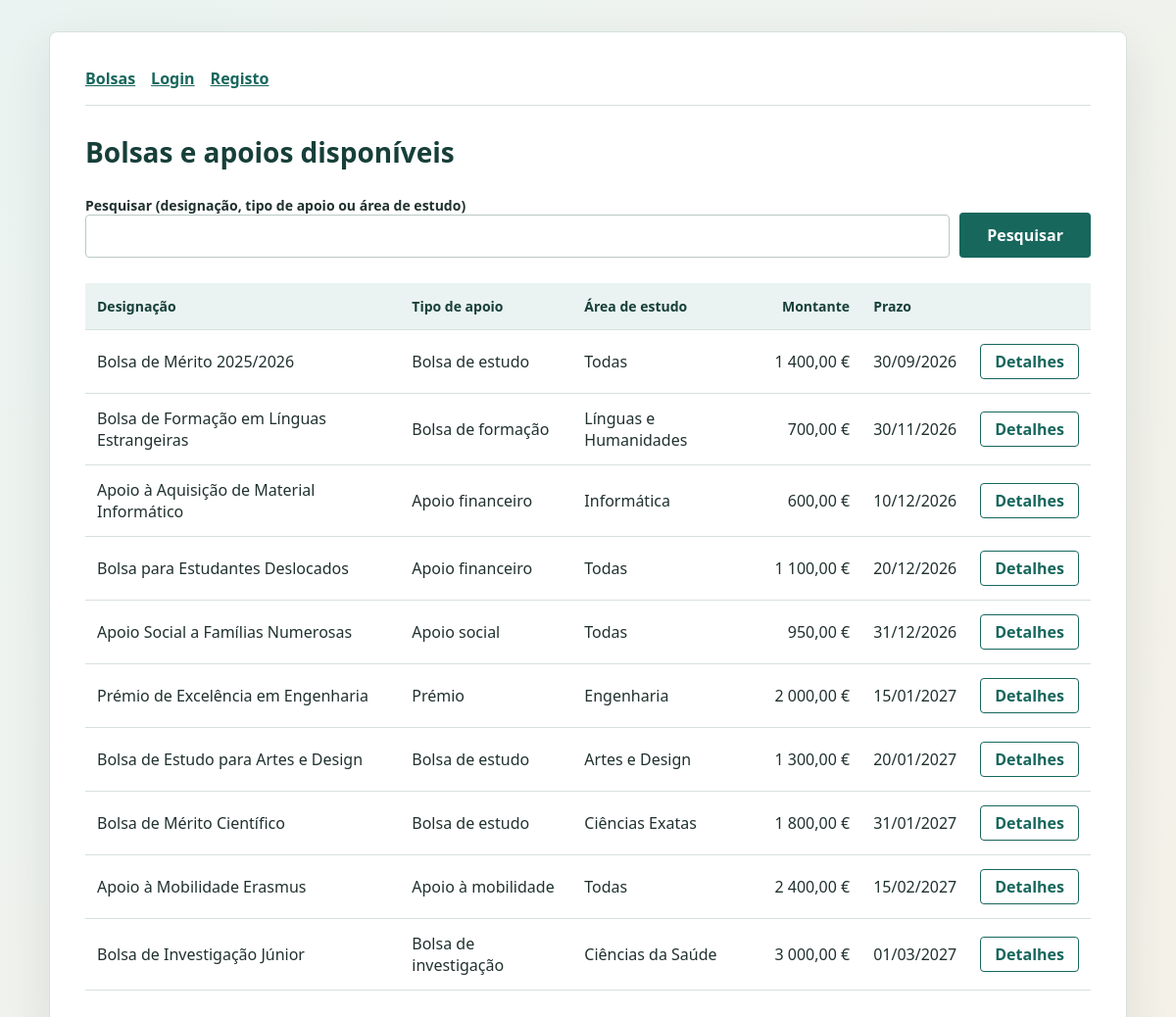
The page / on the database its author committed.
### tables this page shows
create table bolsas(
    id int unsigned auto_increment primary key,
    designacao varchar(150) not null,
    tipo_apoio varchar(80) not null,
    area_estudo varchar(80) not null,
    requisitos text not null,
    montante decimal(10,2) not null,
    prazo date not null,
    constraint ck_montante check (montante >= 0)
);

### app/helpers.php (called while the page is built, shortened)
<?php
function escapar($valor): string
{
    return htmlspecialchars((string) $valor, ENT_QUOTES, 'UTF-8');
}
function render(string $view, array $dados = []): void
{
    extract($dados);
    $ficheiroView = __DIR__ . '/Views/' . $view . '.php';
    require __DIR__ . '/Views/layout.php';
}

### app/Controllers/BolsaController.php (called while the page is built, shortened)
<?php
class BolsaController
{
    private Bolsa $bolsas;
    public function __construct(PDO $pdo)
    {
        $this->bolsas = new Bolsa($pdo);
    }
    public function lista()
    {
        $pesquisa = param($_GET, 'pesquisa');
        render('bolsas/lista', [
            'titulo' => 'Bolsas e apoios',
            'bolsas' => $this->bolsas->listar($pesquisa),
            'pesquisa' => $pesquisa,
            'largo' => true,
        ]);
    }
}

### public/index.php (called while the page is built, shortened)
<?php
require __DIR__ . '/../app/helpers.php';
$rotas = [
    'registo'  => ['AuthController', 'registo'],
    'login'    => ['AuthController', 'login'],
    'logout'   => ['AuthController', 'logout'],
    'bolsas'   => ['BolsaController', 'lista'],
    'bolsa'    => ['BolsaController', 'detalhe'],
    'perfil'   => ['CandidatoController', 'perfil'],
    'password' => ['CandidatoController', 'password'],
    'candidaturas'             => ['CandidaturaController', 'lista'],
    'candidatura'              => ['CandidaturaController', 'detalhe'],
    'candidatura_nova'         => ['CandidaturaController', 'nova'],
    'candidatura_editar'       => ['CandidaturaController', 'editar'],
    'candidatura_cancelar'     => ['CandidaturaController', 'cancelar'],
    'documento'                => ['CandidaturaController', 'descarregarDocumento'],
    'documento_enviar'         => ['CandidaturaController', 'anexarDocumento'],
    'esclarecimento_responder' => ['CandidaturaController', 'responderEsclarecimento'],
    'tecnico'                  => ['TecnicoController', 'lista'],
    'tecnico_candidatura'      => ['TecnicoController', 'detalhe'],
    'tecnico_estado'           => ['TecnicoController', 'mudarEstado'],
    'tecnico_esclarecimento'   => ['TecnicoController', 'pedirEsclarecimento'],
    'tecnico_observacao'       => ['TecnicoController', 'adicionarObservacao'],
];
$rota = $_GET['rota'] ?? 'bolsas';
$pdo = require __DIR__ . '/../config.php';
[$controller, $metodo] = $rotas[$rota];
(new $controller($pdo))->$metodo();

### app/Auth.php (called while the page is built, shortened)
<?php
class Auth
{
    public static function autenticado()
    {
        return isset($_SESSION['user_id']);
    }
}

### app/Models/Bolsa.php (called while the page is built, shortened)
<?php
class Bolsa
{
    private $pdo;
    public function __construct($pdo)
    {
        $this->pdo = $pdo;
    }
    public function listar(string $pesquisa = ''): array
    {
        $stmt = $this->pdo->prepare(
            'SELECT id, designacao, tipo_apoio, area_estudo, montante, prazo
             FROM bolsas
             WHERE designacao LIKE ? OR tipo_apoio LIKE ? OR area_estudo LIKE ?
             ORDER BY prazo'
        );
        $texto = '%' . trim($pesquisa) . '%';
        $stmt->execute([$texto, $texto, $texto]);
        return $stmt->fetchAll();
    }
}

### app/Views/bolsas/lista.php (the view, shortened to what this page needs)
<h1>Bolsas e apoios disponíveis</h1>
<form method="get" action="index.php" class="pesquisa">
    <label>Pesquisar (designação, tipo de apoio ou área de estudo)
        <input type="text" name="pesquisa" maxlength="100" value="<?= escapar($pesquisa) ?>">
    </label>
    <button type="submit">Pesquisar</button>
</form>
<?php if (!$bolsas): ?>
    <p>Nenhuma bolsa encontrada.</p>
<?php else: ?>
    <table class="bolsas">
        <tr>
            <th>Designação</th>
            <th>Tipo de apoio</th>
            <th>Área de estudo</th>
            <th>Montante</th>
            <th>Prazo</th>
            <th></th>
        </tr>
        <?php foreach ($bolsas as $b): ?>
            <tr>
                <td><?= escapar($b['designacao']) ?></td>
                <td><?= escapar($b['tipo_apoio']) ?></td>
                <td><?= escapar($b['area_estudo']) ?></td>
                <td><?= number_format($b['montante'], 2, ',', ' ') ?> €</td>
                <td><?= date('d/m/Y', strtotime($b['prazo'])) ?></td>
                <td><a href="index.php?rota=bolsa&amp;id=<?= (int) $b['id'] ?>">Detalhes</a></td>
            </tr>
        <?php endforeach; ?>
    </table>
<?php endif; ?>

### app/Views/layout.php (shortened to what this page needs)
<!DOCTYPE html>
<html lang="pt">
<head>
    <link rel="stylesheet" href="style.css">
</head>
<body>
<main class="<?= !empty($largo) ? 'largo' : '' ?>">
    <nav>
        <a href="index.php?rota=bolsas">Bolsas</a>
        <?php if (Auth::autenticado()): ?>
            <?php if (Auth::perfil() === 'candidato'): ?>
                <a href="index.php?rota=perfil">O meu perfil</a>
                <a href="index.php?rota=candidaturas">As minhas candidaturas</a>
            <?php elseif (Auth::perfil() === 'tecnico'): ?>
                <a href="index.php?rota=tecnico">Candidaturas</a>
            <?php endif; ?>
            <span>Olá, <?= escapar($_SESSION['username']) ?></span>
            <form method="post" action="index.php?rota=logout">
                <button type="submit">Terminar sessão</button>
            </form>
        <?php else: ?>
            <a href="index.php?rota=login">Login</a>
            <a href="index.php?rota=registo">Registo</a>
        <?php endif; ?>
    </nav>
    <?php if (isset($ficheiroView)) require $ficheiroView; ?>
</main>
</body>
</html>

### public/style.css (style rules this page uses)
* { box-sizing: border-box; }
body { min-height: 100vh; margin: 0; padding: 32px 16px; display: grid; place-items: center; background: linear-gradient(135deg, #eaf3f1, #f5f1e8); color: #20312f; font-family: "Segoe UI", Tahoma, sans-serif; }
main { padding: 36px; border: 1px solid #d7e1dc; border-radius: 8px; background: #fff; box-shadow: 0 18px 48px rgba(32, 49, 47, 0.1); }
main.largo { width: min(100%, 1100px); overflow-x: auto; }
h1 { margin: 0 0 8px; color: #173f3a; font-size: 28px; }
form { display: grid; gap: 10px; margin-top: 26px; }
label { margin-top: 8px; font-size: 14px; font-weight: 600; }
input { width: 100%; min-height: 44px; padding: 10px 12px; border: 1px solid #b9c8c2; border-radius: 4px; background: #fff; color: inherit; font: inherit; }
button { min-height: 46px; margin-top: 12px; border: 0; border-radius: 4px; background: #17675d; color: #fff; cursor: pointer; font: inherit; font-weight: 700; }
a { color: #17675d; font-weight: 600; }
nav { display: flex; flex-wrap: wrap; align-items: center; gap: 16px; margin-bottom: 28px; padding-bottom: 16px; border-bottom: 1px solid #d7e1dc; }
.pesquisa { display: flex; gap: 10px; align-items: end; }
.pesquisa label { flex: 1; margin-top: 0; }
.pesquisa button { margin-top: 0; padding: 0 28px; }
table { width: 100%; margin-top: 26px; border-collapse: collapse; }
th, td { padding: 14px 12px; border-bottom: 1px solid #d7e1dc; text-align: left; }
th { background: #eaf3f1; color: #173f3a; font-size: 14px; }
table.bolsas th:nth-child(4), table.bolsas td:nth-child(4) { text-align: right; white-space: nowrap; }
table.bolsas td:nth-child(5) { white-space: nowrap; }
td a { display: inline-block; padding: 6px 14px; border: 1px solid #17675d; border-radius: 4px; text-decoration: none; }

### rows shown on the page
bolsas: designacao "Bolsa de Mérito 2025/2026", tipo_apoio "Bolsa de estudo", area_estudo "Todas", montante "1 400,00", prazo "30/09/2026"
bolsas: designacao "Bolsa de Formação em Línguas Estrangeiras", tipo_apoio "Bolsa de formação", area_estudo "Línguas e Humanidades", montante "700,00", prazo "30/11/2026"
bolsas: designacao "Apoio à Aquisição de Material Informático", tipo_apoio "Apoio financeiro", area_estudo "Informática", montante "600,00", prazo "10/12/2026"
bolsas: designacao "Bolsa para Estudantes Deslocados", tipo_apoio "Apoio financeiro", area_estudo "Todas", montante "1 100,00", prazo "20/12/2026"
bolsas: designacao "Apoio Social a Famílias Numerosas", tipo_apoio "Apoio social", area_estudo "Todas", montante "950,00", prazo "31/12/2026"
bolsas: designacao "Prémio de Excelência em Engenharia", tipo_apoio "Prémio", area_estudo "Engenharia", montante "2 000,00", prazo "15/01/2027"
bolsas: designacao "Bolsa de Estudo para Artes e Design", tipo_apoio "Bolsa de estudo", area_estudo "Artes e Design", montante "1 300,00", prazo "20/01/2027"
bolsas: designacao "Bolsa de Mérito Científico", tipo_apoio "Bolsa de estudo", area_estudo "Ciências Exatas", montante "1 800,00", prazo "31/01/2027"
bolsas: designacao "Apoio à Mobilidade Erasmus", tipo_apoio "Apoio à mobilidade", area_estudo "Todas", montante "2 400,00", prazo "15/02/2027"
bolsas: designacao "Bolsa de Investigação Júnior", tipo_apoio "Bolsa de investigação", area_estudo "Ciências da Saúde", montante "3 000,00", prazo "01/03/2027"
